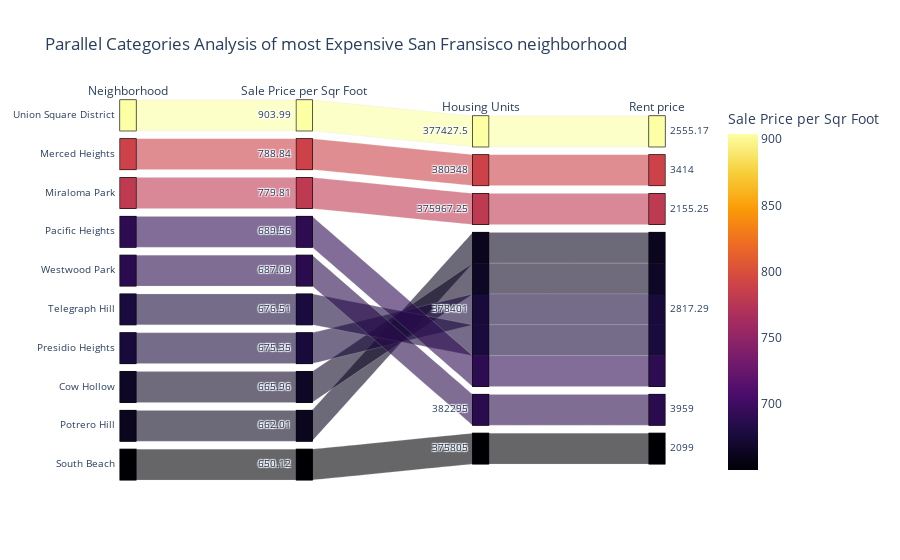

Notebook code for this chart:
### Markdown cell above
### Create a parallel coordinates plot and parallel categories plot of most expensive neighborhoods in San Francisco per year

### Code cell
# Parallel Categories Plot
expnsif_sales["sale_price_sqr_foot"] = round(expnsif_sales["sale_price_sqr_foot"], 2)
expnsif_sales["gross_rent"] = round(expnsif_sales["gross_rent"], 2)

px.parallel_categories(expnsif_sales,
                       dimensions =["neighborhood" ,"sale_price_sqr_foot", "housing_units" , "gross_rent"],
                       title = "Parallel Categories Analysis of most Expensive San Fransisco neighborhood",
                       color="sale_price_sqr_foot",
                       color_continuous_scale= px.colors.sequential.Inferno,
                       labels= {
                       "neighborhood" : "Neighborhood",
                        "sale_price_sqr_foot": "Sale Price per Sqr Foot",
                        "housing_units" : "Housing Units",
                        "gross_rent" : "Rent price"
                       }
                      )

### Figure 1 — Plotly figure (JSON) as saved in the notebook; plotly's stock layout.template omitted (floating-point values rounded to 4 significant figures)
{"data": [{"dimensions": [{"label": "Neighborhood", "values": ["Union Square District", "Merced Heights", "Miraloma Park", "Pacific Heights", "Westwood Park", "Telegraph Hill", "Presidio Heights", "Cow Hollow", "Potrero Hill", "South Beach"]}, {"label": "Sale Price per Sqr Foot", "values": [904.0, 788.8, 779.8, 689.6, 687.1, 676.5, 675.4, 666.0, 662.0, 650.1]}, {"label": "Housing Units", "values": [377400.0, 380348, 376000.0, 378401, 382295, 378401, 378401, 378401, 378401, 375805]}, {"label": "Rent price", "values": [2555.0, 3414, 2155.0, 2817.0, 3959, 2817.0, 2817.0, 2817.0, 2817.0, 2099]}], "domain": {"x": [0, 1], "y": [0, 1]}, "line": {"color": [904.0, 788.8, 779.8, 689.6, 687.1, 676.5, 675.4, 666.0, 662.0, 650.1], "coloraxis": "coloraxis"}, "name": "", "type": "parcats"}], "layout": {"autosize": true, "coloraxis": {"colorbar": {"title": {"text": "Sale Price per Sqr Foot"}}, "colorscale": [[0, "#000004"], [0.1111, "#1b0c41"], [0.2222, "#4a0c6b"], [0.3333, "#781c6d"], [0.4444, "#a52c60"], [0.5556, "#cf4446"], [0.6667, "#ed6925"], [0.7778, "#fb9b06"], [0.8889, "#f7d13d"], [1, "#fcffa4"]]}, "legend": {"tracegroupgap": 0}, "title": {"text": "Parallel Categories Analysis of most Expensive San Fransisco neighborhood"}}}
